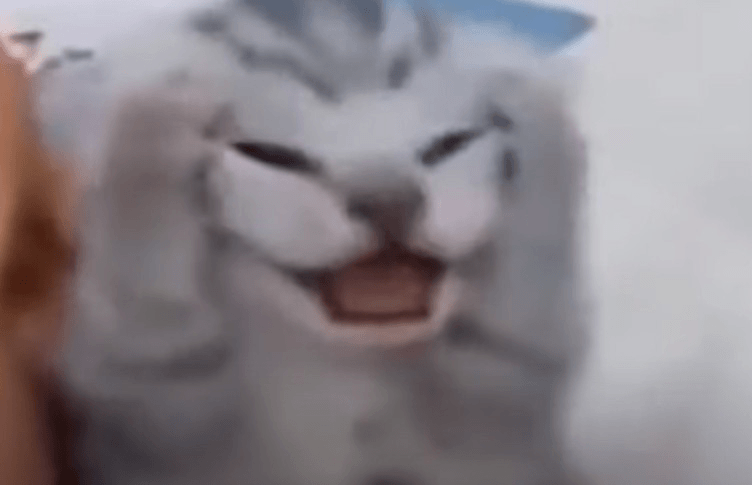
#> input picture captured_images/19d0e51d-bd8c-5184-a6f7-1e93177579e8.png, 752 x 485 px; its folder holds 4 pictures in this run
$ python rotate_all_images.py
#> lines starting #> are read from the running program, lines starting #| are printed output that depends on the picture
### rotate_image.py
import cv2

def rotate_image(input_path, angle=2):
#> called with angle = -2.5
    try:
        # Load the image
        image = cv2.imread(input_path)
#> image is the input picture: shape (485, 752, 3); mean B, G, R 134.6, 129.7, 136.5

        if image is not None:
            # Get the image dimensions
            height, width = image.shape[:2]
#> height = 485; width = 752

            # Calculate the rotation matrix
            rotation_matrix = cv2.getRotationMatrix2D((width / 2, height / 2), -angle, 1)

            #flip 180
            rotation_matrix = cv2.getRotationMatrix2D((width / 2, height / 2), -180, 1)


            # Perform the rotation
            rotated_image = cv2.warpAffine(image, rotation_matrix, (width, height))
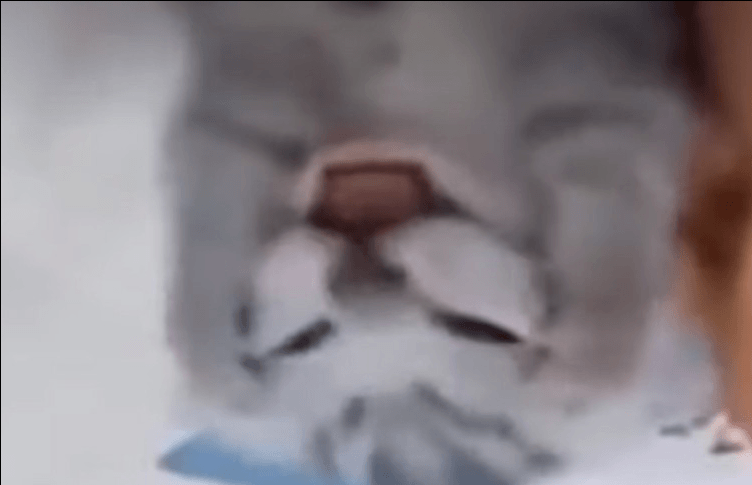
#> rotated_image: shape (485, 752, 3); mean B, G, R 134.1, 129.2, 136

            # Save the rotated image with the same filename, overwriting the original
            cv2.imwrite(input_path, rotated_image)

            print("Rotated and saved: {}".format(input_path))  # Use older string formatting here
        else:
            print("Error: Unable to load image at {}".format(input_path))

    except Exception as e:
        print("Error: {}".format(e))

### rotate_all_images.py
import os
from rotate_image import rotate_image

# Define the folder containing captured images
captured_images_folder = "captured_images"

# Define the rotation angle
rotation_angle = -2.5  # Rotation angle in degrees

# Check if the folder exists
if os.path.exists(captured_images_folder) and os.path.isdir(captured_images_folder):
    # Get a list of all files in the folder
    image_files = [f for f in os.listdir(captured_images_folder) if os.path.isfile(os.path.join(captured_images_folder, f))]

    # Iterate over the image files
    for image_file in image_files:
        try:
            # Construct the full path to the image file
            image_file_path = os.path.abspath(os.path.join(captured_images_folder, image_file))

            # Call the rotate_image function for the current image
            rotated_image = rotate_image(image_file_path, rotation_angle)

            # Check if the rotation was successful
            if rotated_image is not None:
                print(f"Rotated and saved: {os.path.join(captured_images_folder, image_file)}")
            else:
                print(f"Image rotation failed for: {os.path.join(captured_images_folder, image_file)}")
        except Exception as e:
            print(f"Error processing {os.path.join(captured_images_folder, image_file)}: {e}")
#> pass 2 of the loop `for image_file in image_files:`:
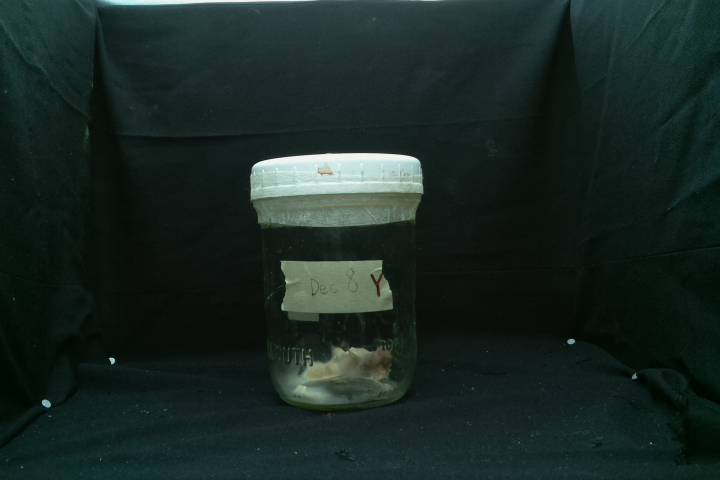
#> input picture captured_images/captured_image_2023-09-15_14-27-40.jpg, 720 x 480 px
#> in rotate_image, image is the input picture: shape (480, 720, 3); mean B, G, R 35.8, 39.5, 24.8
#> in rotate_image (call 2), `rotated_image = cv2.warpAffine(image, rotation_matrix, (width, height))`:
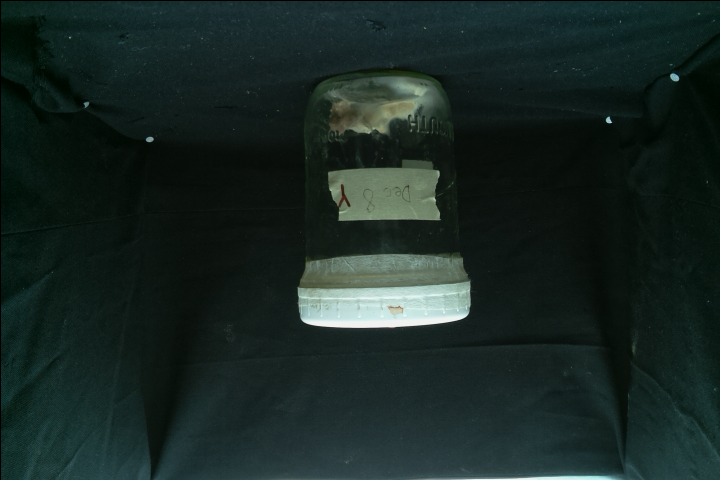
#> rotated_image: shape (480, 720, 3); mean B, G, R 35.5, 39.2, 24.6
#> pass 3 of the loop `for image_file in image_files:`:
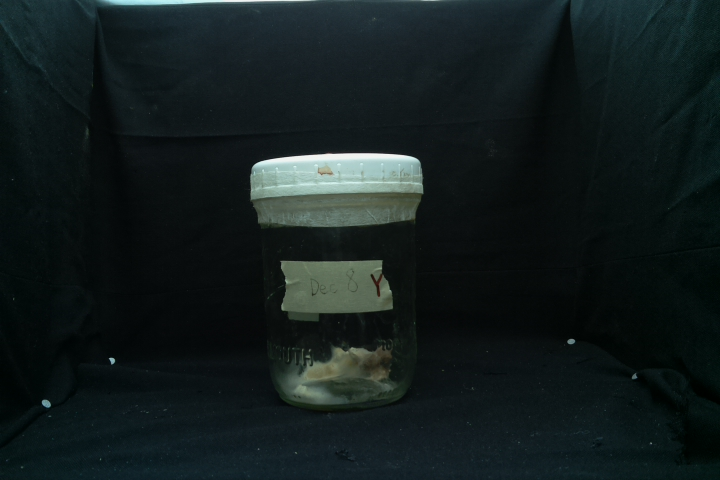
#> input picture captured_images/captured_image_2023-09-15_14-27-46.jpg, 720 x 480 px
#> in rotate_image, image is the input picture: shape (480, 720, 3); mean B, G, R 29.2, 29, 19
#> in rotate_image (call 3), `rotated_image = cv2.warpAffine(image, rotation_matrix, (width, height))`:
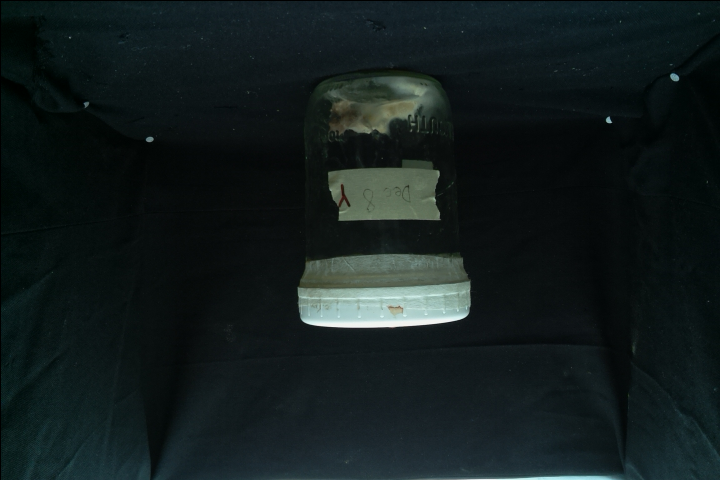
#> rotated_image: shape (480, 720, 3); mean B, G, R 29, 28.7, 18.8
#> the loop made 4 passes; the first 3 are shown
else:
    print(f"Error: Folder '{captured_images_folder}' does not exist or is not a directory.")
